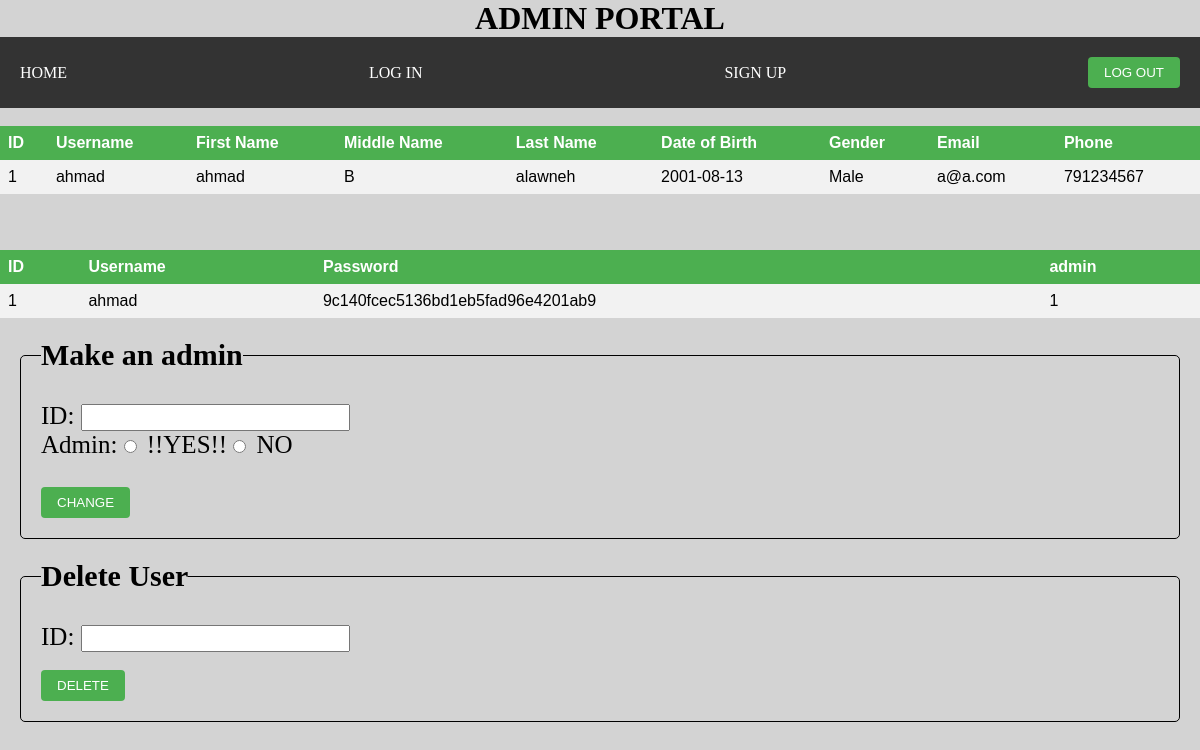
Before: /gym/admin/index.php (signed in) with the older database file.
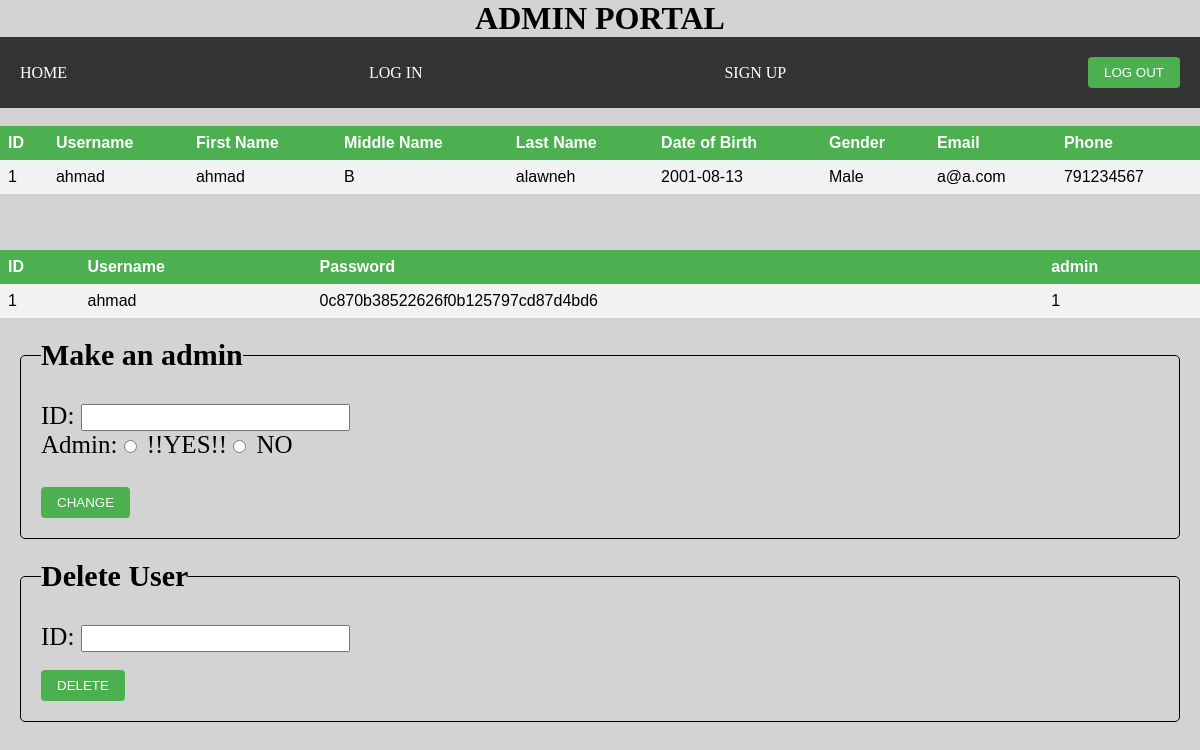
After: the same page with the newer database file.
### tables this page shows
CREATE TABLE IF NOT EXISTS `customers` (
  `id` int NOT NULL,
  `username` varchar(30) NOT NULL,
  `fname` varchar(50) NOT NULL,
  `mname` varchar(50) NOT NULL,
  `lname` varchar(50) NOT NULL,
  `DOB` date DEFAULT NULL,
  `gender` char(6) DEFAULT NULL,
  `email` varchar(100) NOT NULL,
  `phone` int NOT NULL,
  `membership` int DEFAULT NULL,
  PRIMARY KEY (`id`),
  UNIQUE KEY `username` (`username`),
  KEY `membership` (`membership`)
);

CREATE TABLE IF NOT EXISTS `users` (
  `id` int NOT NULL AUTO_INCREMENT,
  `username` varchar(30) NOT NULL,
  `password` varchar(50) NOT NULL,
  `is_admin` tinyint(1) DEFAULT '0',
  PRIMARY KEY (`id`),
  UNIQUE KEY `username` (`username`)
);

### gym/admin/admin-DB.php (the view, shortened to what this page needs)
<?php
    include '../process/conn.php';
    $sql="SELECT * FROM customers";
    $result=mysqli_query($conn,$sql);
    if ($result->num_rows > 0) {
        echo "<table border'>";
        echo "<tr><th>ID</th><th>Username</th><th>First Name</th><th>Middle Name</th><th>Last Name</th><th>Date of Birth</th><th>Gender</th><th>Email</th><th>Phone</th></tr>";
        while($row = $result->fetch_assoc()) {
          echo "<tr>";
          echo "<td>".$row["id"]."</td>";
          echo "<td>".$row["username"]."</td>";
          echo "<td>".$row["fname"]."</td>";
          echo "<td>".$row["mname"]."</td>";
          echo "<td>".$row["lname"]."</td>";
          echo "<td>".$row["DOB"]."</td>";
          echo "<td>".$row["gender"]."</td>";
          echo "<td>".$row["email"]."</td>";
          echo "<td>".$row["phone"]."</td>";
          echo "</tr>";
        }
        echo "</table>";
      } else {
        echo "0 results";
      }
      echo "<br><br>";
      $sql="SELECT * FROM users";
    $result=mysqli_query($conn,$sql);
    if ($result->num_rows > 0) {
        echo "<table  >";
        echo "<tr><th>ID</th><th>Username</th><th>Password</th><th>admin</th>";
        while($row = $result->fetch_assoc()) {
          echo "<tr>";
          echo "<td>".$row["id"]."</td>";
          echo "<td>".$row["username"]."</td>";
          echo "<td>".$row["password"]."</td>";
          echo "<td>".$row["is_admin"]."</td>";
          echo "</tr>";
        }
        echo "</table>";
      } else {
        echo "0 results";
      }
      $output=ob_get_clean();
?>

### gym/admin/index.php (shortened to what this page needs)
<?php
    include "admin-DB.php";
    ?>
<!DOCTYPE html>
<html lang="en">
    <head>
        <link rel="stylesheet" href="admin-style.css">
    </head>
    <body>
        <h1>ADMIN PORTAL</h1>
        <header>
                <nav>
                    <a href="/home/home-page.php">HOME</a>
                    <a href="/process/login.php">LOG IN</a>
                    <a href="/process/signUp.php">SIGN UP</a>
                    <form method='post' action='/process/logout.php'><button type='submit' class='logout' method='post' name='logout' value='true'>LOG OUT</button> </form>
                </nav>
        </header>
        <br>
        <?php echo $output?>
        <fieldset>
            <legend>Make an admin</legend>
            <form action="" method="post">
                <label for="id">ID: <input type="number" name="id" id="id"></label>
                <br>
                <label for="admin">Admin:
                    <input type="radio" name="admin" id="true" value="1"><label for="true">!!YES!!</label>
                    <input type="radio" name="admin" id="false" value="0"><label for="false">NO</label><br><br>
                </label>
                <button type="submit" name="Submit" value="Submit">CHANGE</button>
            </form>
        </fieldset>
        <fieldset>
            <legend>Delete User</legend>
            <form action="" method="post">
                <label for="id">ID: <input type="number" name="id" id="id"></label>
                <br><br>
                <button type="submit" name="delete" value="delete">DELETE</button>
            </form>
        </fieldset>
    </body>
</html>

### gym/admin/admin-style.css (style rules this page uses)
* { margin: 0; padding: 0; box-sizing: border-box; }
body { background-color: lightgray; }
table { font-family: Arial, sans-serif; }
table { border-collapse: collapse; width: 100%; margin-bottom: 20px; }
th, td { text-align: left; padding: 8px; }
th { background-color: #4CAF50; color: white; }
tr:nth-child(even) { background-color: #f2f2f2; }
header { background-color: #333; color: white; padding: 20px; }
nav { display: flex; justify-content: space-between; align-items: center; }
nav a { color: white; text-decoration: none; margin-right: 10px; }
fieldset { margin: 20px; padding: 20px; border: 1px solid black; border-radius: 5px; }
legend { font-size: 30px; font-weight: bold; margin-bottom: 10px; }
label { font-size: 25px; }
input[type="number"], input[type="radio"] { margin-right: 10px; font-size: 20px; }
button[type="submit"] { background-color: #4CAF50; color: white; padding: 8px 16px; border: none; border-radius: 4px; cursor: pointer; }
h1 { text-align: center; }

Changed rows visible on the page:
changed users "ahmad": password "9c140fcec5136bd1eb5fad96e4201ab9" → "0c870b38522626f0b125797cd87d4bd6"
